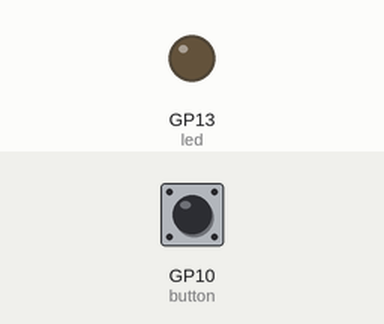
Recording of a program running on a simulated Raspberry Pi Pico running MicroPython. On the bench: output pins drawn as LEDs (lit = HIGH). The inputs (shaded band) are chosen by the test bench; at power-on: GP10 (button) LOW. Pins used as bus, display or sensor lines are not drawn.

Above: at 1.2 s.
1.3 s: GP10 (button) pulled HIGH for 0.15 s
At 2.6 s:
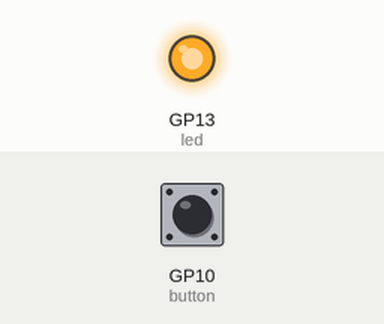
Timing chart, 0 to 4.3 s (numbered marks = the images above; inputs shaded):
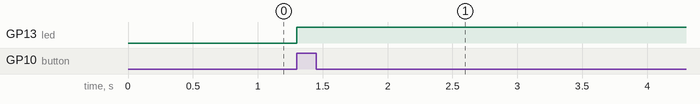

Measured:
- after the input at 1.3 s, GP13 (led): LOW → HIGH at once

The program:

main.py
```python
# This should run automatically
from machine import Pin, PWM
from time import sleep

oled = Pin("LED", Pin.OUT)  # Onboard LED

led = Pin(13, Pin.OUT)
onboard_led = Pin("LED", Pin.OUT)

# PIN 36 3V Out connected to the button
# GP 10 to the button
button = Pin(10, Pin.IN, Pin.PULL_DOWN)

onboard_led.on()
pressed_count = 0

while True:
    if button.value():
        led.toggle()
        sleep(0.5)
        pressed_count += 1
        # Test for long press of the button
        if pressed_count > 4:
            break
    else:
        pressed_count = 0

# shutdown
led.off()
onboard_led.off()
```
